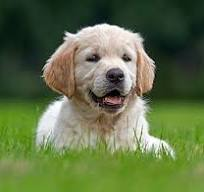
#> input picture dog.jpg, 204 x 192 px
$ python exp1.py
#> lines starting #> are read from the running program, lines starting #| are printed output that depends on the picture; after the words box and inside, x2 and y2 are one past the last pixel; in counts of white or black regions, pixels touching at a corner belong together
import numpy as np
import cv2
import matplotlib.pyplot as plt
print("Reading the image")
img = cv2.imread("dog.jpg")
#> img is the input picture: shape (192, 204, 3); mean B, G, R 71.4, 112.6, 96.5
print("Original Image Shape (Height, Width, Channels):", img.shape)
#| Original Image Shape (Height, Width, Channels): (192, 204, 3)
cv2.imshow("Original Image",img)
cv2.waitKey(0)
cv2.destroyAllWindows()

resize=cv2.resize(img,(100,100))
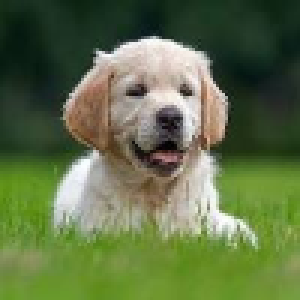
#> resize: shape (100, 100, 3) (shown 3 times larger); mean B, G, R 71.3, 112.5, 96.3
print("Resized Image Shape:", resize.shape)
#| Resized Image Shape: (100, 100, 3)
cv2.imshow("Resized Image",resize)
cv2.waitKey(0)
cv2.destroyAllWindows()

print("Datatype of image:", img.dtype)
#| Datatype of image: uint8

print("Cropping the image")
crop=img[90:180,50:200]
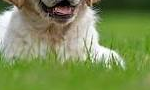
#> crop: shape (90, 150, 3); mean B, G, R 84.5, 140.2, 123.9
print("Cropped Image Shape:", crop.shape)
#| Cropped Image Shape: (90, 150, 3)
cv2.imshow("Cropped image",crop)
cv2.waitKey(0)
cv2.destroyAllWindows()

print("Reading the pixel value at (150,150)")
b, g, r = img[150,150]
#> b = 152; g = 189; r = 169
print("Blue :", b)
#| Blue : 152
print("Green:", g)
#| Green: 189
print("Red  :", r)
#| Red  : 169

print("Changing pixel (150,150) to Black")
img[150,150]=[0,0,0]
#> img: shape (192, 204, 3); under 0.01% of pixels changed, all inside (x1, y1, x2, y2) = (150, 150, 151, 151)
print("New Pixel Value:", img[150,150])
#| New Pixel Value: [0 0 0]
cv2.imshow("Black pixel image",img)
cv2.waitKey(0)
cv2.destroyAllWindows()

print("Converting BGR to RGB because Matplotlib uses RGB.")
plt.imshow(cv2.cvtColor(img,cv2.COLOR_BGR2RGB))
plt.title("Image in Matplotlib (RGB)")
plt.show()

grey=cv2.cvtColor(img,cv2.COLOR_BGR2GRAY)
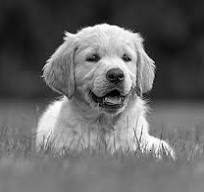
#> grey: shape (192, 204); min 0, max 255, mean 103.1
print("Gray Image Shape:", grey.shape)
#| Gray Image Shape: (192, 204)
cv2.imshow("Gray image in OpenCV",grey)
cv2.waitKey(0)
cv2.destroyAllWindows()

print("Displaying grayscale image using Matplotlib")
plt.imshow(grey, cmap="gray")
plt.title("Gray Image in Matplotlib")
plt.show()

print("Other functions")
print("Rotate Image")
rotate = cv2.rotate(img, cv2.ROTATE_90_CLOCKWISE)
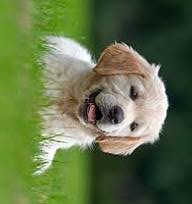
#> rotate: shape (204, 192, 3); mean B, G, R 71.4, 112.6, 96.5
print("Original Shape :", img.shape)
#| Original Shape : (192, 204, 3)
print("Rotated Shape  :", rotate.shape)
#| Rotated Shape  : (204, 192, 3)
cv2.imshow("Rotated Image", rotate)
cv2.waitKey(0)
cv2.destroyAllWindows()

print("Flip Image")
flip = cv2.flip(img, 1)
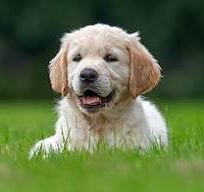
#> flip: shape (192, 204, 3); mean B, G, R 71.4, 112.6, 96.5
print("Image flipped horizontally.")
cv2.imshow("Flipped Image", flip)
cv2.waitKey(0)
cv2.destroyAllWindows()

print("Blur Image")
blur = cv2.GaussianBlur(img, (11,11), 0)
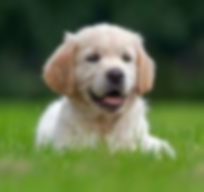
#> blur: shape (192, 204, 3); mean B, G, R 71.4, 112.6, 96.5
print("Applied Gaussian Blur")
cv2.imshow("Blurred Image", blur)
cv2.waitKey(0)
cv2.destroyAllWindows()

print("Save Image")
cv2.imwrite("new_dog.jpg", img)
print("Image saved successfully!")

$ run again, with building.jpg copied over dog.jpg
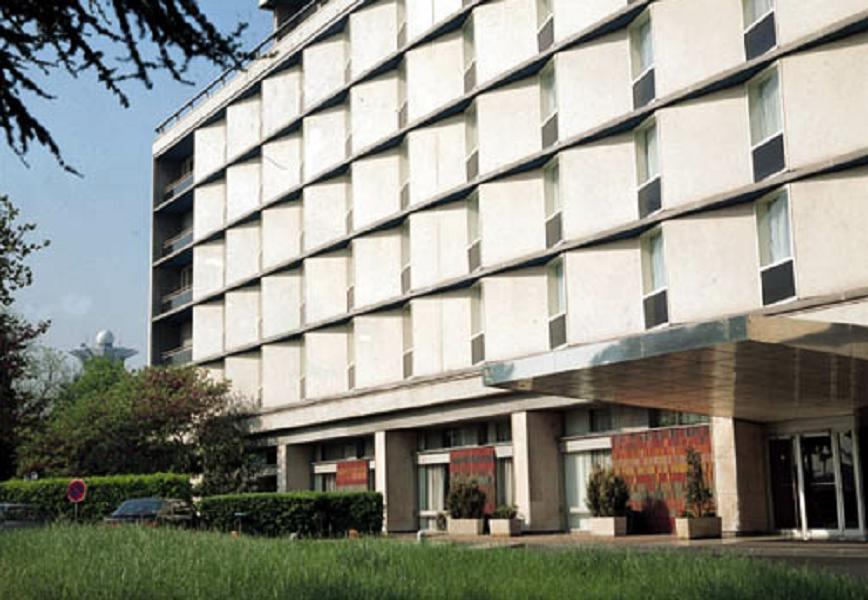
#> input picture building.jpg, 868 x 600 px
#> img is the input picture: shape (600, 868, 3); mean B, G, R 133.7, 143.6, 142.9
#| Original Image Shape (Height, Width, Channels): (600, 868, 3)
#| Resized Image Shape: (100, 100, 3)
#| Datatype of image: uint8
#> `crop=img[90:180,50:200]`:
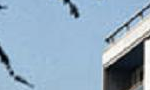
#> crop: shape (90, 150, 3); mean B, G, R 189.8, 169.5, 145.9
#| Cropped Image Shape: (90, 150, 3)
#> b = 208; g = 185; r = 159
#| Blue : 208
#| Green: 185
#| Red  : 159
#> img: shape (600, 868, 3); under 0.01% of pixels changed, all inside (x1, y1, x2, y2) = (150, 150, 151, 151)
#| New Pixel Value: [0 0 0]
#| Gray Image Shape: (600, 868)
#| Original Shape : (600, 868, 3)
#| Rotated Shape  : (868, 600, 3)
#> `blur = cv2.GaussianBlur(img, (11,11), 0)`:
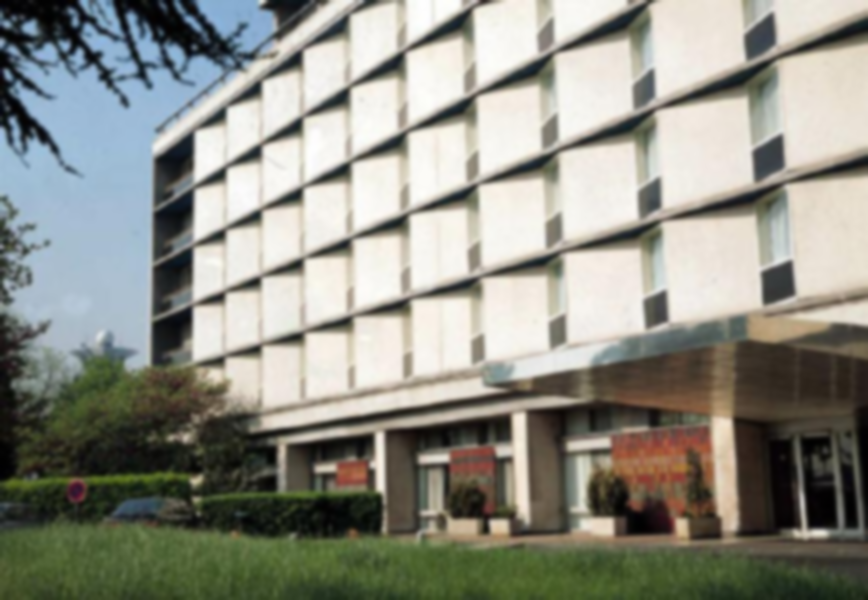
#> blur: shape (600, 868, 3); mean B, G, R 133.7, 143.6, 142.9
